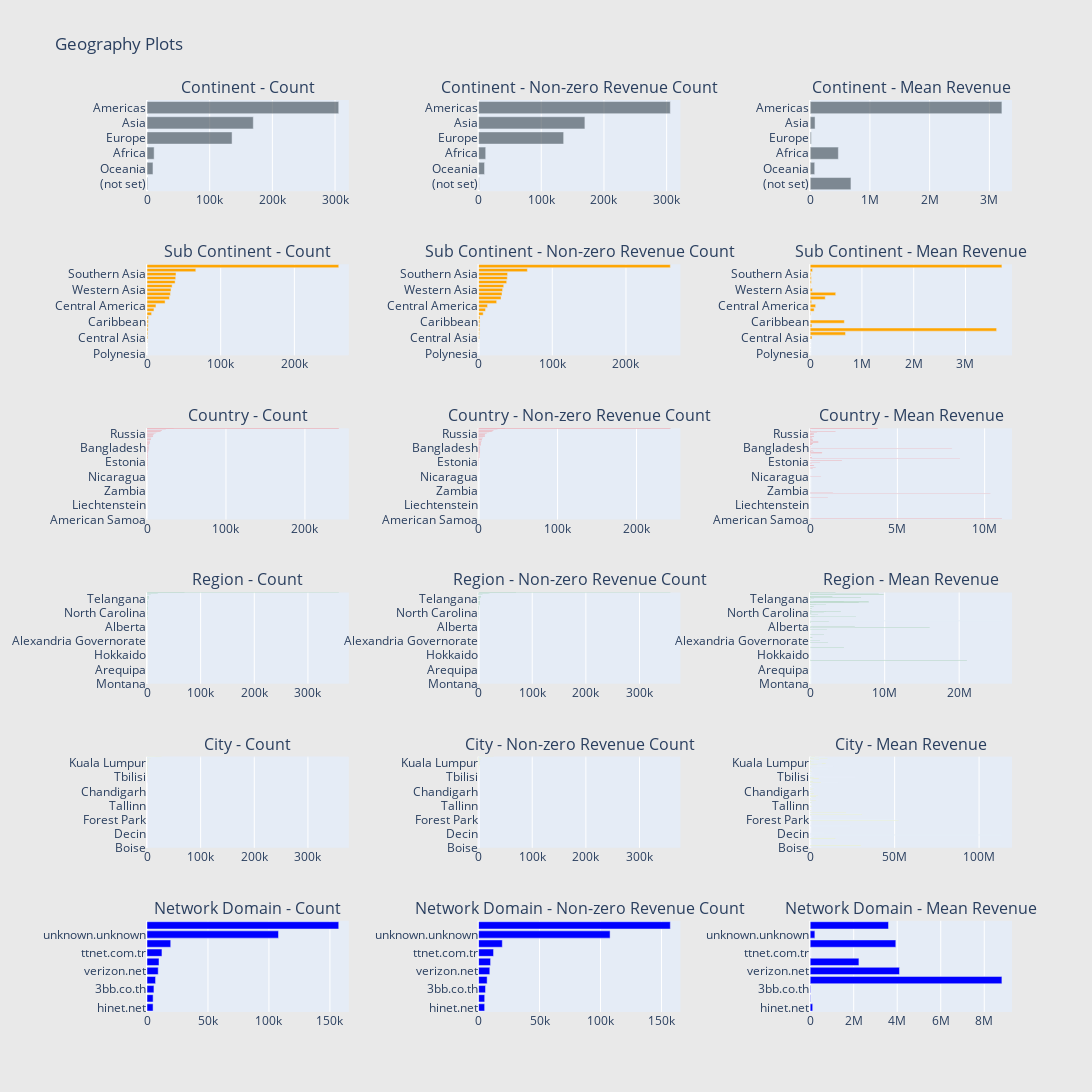

The notebook cell saved with this chart:
### Code cell
# Continent
cnt_srs = df.groupby('geoNetwork_continent')['totals_transactionRevenue'].agg(['size', 'count', 'mean'])
cnt_srs.columns = ["count", "count of non-zero revenue", "mean"]
cnt_srs = cnt_srs.sort_values(by="count", ascending=False)
trace1 = horizontal_bar_chart(cnt_srs["count"].head(10), 'rgba(58, 71, 80, 0.6)')
trace2 = horizontal_bar_chart(cnt_srs["count of non-zero revenue"].head(10), 'rgba(58, 71, 80, 0.6)')
trace3 = horizontal_bar_chart(cnt_srs["mean"].head(10), 'rgba(58, 71, 80, 0.6)')

# Sub-continent
cnt_srs = df.groupby('geoNetwork_subContinent')['totals_transactionRevenue'].agg(['size', 'count', 'mean'])
cnt_srs.columns = ["count", "count of non-zero revenue", "mean"]
cnt_srs = cnt_srs.sort_values(by="count", ascending=False)
trace4 = horizontal_bar_chart(cnt_srs["count"], 'orange')
trace5 = horizontal_bar_chart(cnt_srs["count of non-zero revenue"], 'orange')
trace6 = horizontal_bar_chart(cnt_srs["mean"], 'orange')

# Country
cnt_srs = df.groupby('geoNetwork_country')['totals_transactionRevenue'].agg(['size', 'count', 'mean'])
cnt_srs.columns = ["count", "count of non-zero revenue", "mean"]
cnt_srs = cnt_srs.sort_values(by="count", ascending=False)
trace7 = horizontal_bar_chart(cnt_srs["count"], 'red')
trace8 = horizontal_bar_chart(cnt_srs["count of non-zero revenue"], 'red')
trace9 = horizontal_bar_chart(cnt_srs["mean"], 'red')

# Region
cnt_srs = df.groupby('geoNetwork_region')['totals_transactionRevenue'].agg(['size', 'count', 'mean'])
cnt_srs.columns = ["count", "count of non-zero revenue", "mean"]
cnt_srs = cnt_srs.sort_values(by="count", ascending=False)
trace10 = horizontal_bar_chart(cnt_srs["count"], 'green')
trace11 = horizontal_bar_chart(cnt_srs["count of non-zero revenue"], 'green')
trace12 = horizontal_bar_chart(cnt_srs["mean"], 'green')

# City
cnt_srs = df.groupby('geoNetwork_city')['totals_transactionRevenue'].agg(['size', 'count', 'mean'])
cnt_srs.columns = ["count", "count of non-zero revenue", "mean"]
cnt_srs = cnt_srs.sort_values(by="count", ascending=False)
trace13 = horizontal_bar_chart(cnt_srs["count"], 'yellow')
trace14 = horizontal_bar_chart(cnt_srs["count of non-zero revenue"], 'yellow')
trace15 = horizontal_bar_chart(cnt_srs["mean"], 'yellow')

# Network domain
cnt_srs = df.groupby('geoNetwork_networkDomain')['totals_transactionRevenue'].agg(['size', 'count', 'mean'])
cnt_srs.columns = ["count", "count of non-zero revenue", "mean"]
cnt_srs = cnt_srs.sort_values(by="count", ascending=False)
trace16 = horizontal_bar_chart(cnt_srs["count"].head(10), 'blue')
trace17= horizontal_bar_chart(cnt_srs["count of non-zero revenue"].head(10), 'blue')
trace18 = horizontal_bar_chart(cnt_srs["mean"].head(10), 'blue')

# Creating two subplots
fig = tools.make_subplots(rows=6, cols=3, vertical_spacing=0.08, horizontal_spacing=0.15, 
                          subplot_titles=["Continent - Count", "Continent - Non-zero Revenue Count", "Continent - Mean Revenue",
                                          "Sub Continent - Count",  "Sub Continent - Non-zero Revenue Count", "Sub Continent - Mean Revenue",
                                          "Country - Count",  "Country - Non-zero Revenue Count", "Country - Mean Revenue",
                                          "Region - Count",  "Region - Non-zero Revenue Count", "Region - Mean Revenue",
                                          "City - Count",  "City - Non-zero Revenue Count", "City - Mean Revenue",
                                          "Network Domain - Count", "Network Domain - Non-zero Revenue Count", "Network Domain - Mean Revenue"])

fig.append_trace(trace1, 1, 1)
fig.append_trace(trace2, 1, 2)
fig.append_trace(trace3, 1, 3)
fig.append_trace(trace4, 2, 1)
fig.append_trace(trace5, 2, 2)
fig.append_trace(trace6, 2, 3)
fig.append_trace(trace7, 3, 1)
fig.append_trace(trace8, 3, 2)
fig.append_trace(trace9, 3, 3)
fig.append_trace(trace10, 4, 1)
fig.append_trace(trace11, 4, 2)
fig.append_trace(trace12, 4, 3)
fig.append_trace(trace13, 5, 1)
fig.append_trace(trace14, 5, 2)
fig.append_trace(trace15, 5, 3)
fig.append_trace(trace16, 6, 1)
fig.append_trace(trace17, 6, 2)
fig.append_trace(trace18, 6, 3)

fig['layout'].update(height=1500, width=1200, paper_bgcolor='rgb(233,233,233)', title="Geography Plots")
iplot(fig, filename='geo-plots')

### Figure 1 — Plotly figure (JSON) as saved in the notebook; plotly's stock layout.template omitted (floating-point values rounded to 4 significant figures; data arrays with more than 128 entries replaced by an {"elided": "..."} marker saying what was removed)
{"data": [{"marker": {"color": "rgba(58, 71, 80, 0.6)"}, "orientation": "h", "showlegend": false, "type": "bar", "x": [1108, 9528, 11380, 135716, 169597, 305881], "xaxis": "x", "y": ["(not set)", "Oceania", "Africa", "Europe", "Asia", "Americas"], "yaxis": "y"}, {"marker": {"color": "rgba(58, 71, 80, 0.6)"}, "orientation": "h", "showlegend": false, "type": "bar", "x": [1108, 9528, 11380, 135716, 169597, 305881], "xaxis": "x2", "y": ["(not set)", "Oceania", "Africa", "Europe", "Asia", "Americas"], "yaxis": "y2"}, {"marker": {"color": "rgba(58, 71, 80, 0.6)"}, "orientation": "h", "showlegend": false, "type": "bar", "x": [682800.0, 75770.0, 472000.0, 19820.0, 81820.0, 3210000.0], "xaxis": "x3", "y": ["(not set)", "Oceania", "Africa", "Europe", "Asia", "Americas"], "yaxis": "y3"}, {"marker": {"color": "orange"}, "orientation": "h", "showlegend": false, "type": "bar", "x": [15, 33, 61, 300, 1011, 1108, 1463, 1556, 1757, 1821, 6240, 9419, 12143, 24540, 30477, 31790, 32550, 34081, 38136, 38959, 39346, 66213, 260191], "xaxis": "x4", "y": ["Polynesia", "Micronesian Region", "Melanesia", "Middle Africa", "Central Asia", "(not set)", "Eastern Africa", "Southern Africa", "Caribbean", "Western Africa", "Northern Africa", "Australasia", "Central America", "Southern Europe", "Eastern Asia", "South America", "Western Asia", "Eastern Europe", "Northern Europe", "Western Europe", "Southern Asia", "Southeast Asia", "Northern America"], "yaxis": "y4"}, {"marker": {"color": "orange"}, "orientation": "h", "showlegend": false, "type": "bar", "x": [15, 33, 61, 300, 1011, 1108, 1463, 1556, 1757, 1821, 6240, 9419, 12143, 24540, 30477, 31790, 32550, 34081, 38136, 38959, 39346, 66213, 260191], "xaxis": "x5", "y": ["Polynesia", "Micronesian Region", "Melanesia", "Middle Africa", "Central Asia", "(not set)", "Eastern Africa", "Southern Africa", "Caribbean", "Western Africa", "Northern Africa", "Australasia", "Central America", "Southern Europe", "Eastern Asia", "South America", "Western Asia", "Eastern Europe", "Northern Europe", "Western Europe", "Southern Asia", "Southeast Asia", "Northern America"], "yaxis": "y5"}, {"marker": {"color": "orange"}, "orientation": "h", "showlegend": false, "type": "bar", "x": [0, 0, 0, 0, 34600.0, 682800.0, 3601000.0, 33490.0, 660000.0, 0, 8167.0, 76650.0, 105500.0, 27860.0, 290900.0, 493100.0, 40210.0, 7475.0, 22450.0, 22980.0, 17520.0, 44940.0, 3704000.0], "xaxis": "x6", "y": ["Polynesia", "Micronesian Region", "Melanesia", "Middle Africa", "Central Asia", "(not set)", "Eastern Africa", "Southern Africa", "Caribbean", "Western Africa", "Northern Africa", "Australasia", "Central America", "Southern Europe", "Eastern Asia", "South America", "Western Asia", "Eastern Europe", "Northern Europe", "Western Europe", "Southern Asia", "Southeast Asia", "Northern America"], "yaxis": "y6"}, {"marker": {"color": "red"}, "orientation": "h", "showlegend": false, "type": "bar", "x": {"elided": "217 int values"}, "xaxis": "x7", "y": {"elided": "217 str values"}, "yaxis": "y7"}, {"marker": {"color": "red"}, "orientation": "h", "showlegend": false, "type": "bar", "x": {"elided": "217 int values"}, "xaxis": "x8", "y": {"elided": "217 str values"}, "yaxis": "y8"}, {"marker": {"color": "red"}, "orientation": "h", "showlegend": false, "type": "bar", "x": {"elided": "217 float values"}, "xaxis": "x9", "y": {"elided": "217 str values"}, "yaxis": "y9"}, {"marker": {"color": "green"}, "orientation": "h", "showlegend": false, "type": "bar", "x": {"elided": "347 int values"}, "xaxis": "x10", "y": {"elided": "347 str values"}, "yaxis": "y10"}, {"marker": {"color": "green"}, "orientation": "h", "showlegend": false, "type": "bar", "x": {"elided": "347 int values"}, "xaxis": "x11", "y": {"elided": "347 str values"}, "yaxis": "y11"}, {"marker": {"color": "green"}, "orientation": "h", "showlegend": false, "type": "bar", "x": {"elided": "347 float values"}, "xaxis": "x12", "y": {"elided": "347 str values"}, "yaxis": "y12"}, {"marker": {"color": "yellow"}, "orientation": "h", "showlegend": false, "type": "bar", "x": {"elided": "563 int values"}, "xaxis": "x13", "y": {"elided": "563 str values"}, "yaxis": "y13"}, {"marker": {"color": "yellow"}, "orientation": "h", "showlegend": false, "type": "bar", "x": {"elided": "563 int values"}, "xaxis": "x14", "y": {"elided": "563 str values"}, "yaxis": "y14"}, {"marker": {"color": "yellow"}, "orientation": "h", "showlegend": false, "type": "bar", "x": {"elided": "563 float values"}, "xaxis": "x15", "y": {"elided": "563 str values"}, "yaxis": "y15"}, {"marker": {"color": "blue"}, "orientation": "h", "showlegend": false, "type": "bar", "x": [4976, 5010, 5693, 7022, 9198, 9839, 12272, 19460, 107845, 157245], "xaxis": "x16", "y": ["hinet.net", "prod-infinitum.com.mx", "3bb.co.th", "comcastbusiness.net", "verizon.net", "rr.com", "ttnet.com.tr", "comcast.net", "unknown.unknown", "(not set)"], "yaxis": "y16"}, {"marker": {"color": "blue"}, "orientation": "h", "showlegend": false, "type": "bar", "x": [4976, 5010, 5693, 7022, 9198, 9839, 12272, 19460, 107845, 157245], "xaxis": "x17", "y": ["hinet.net", "prod-infinitum.com.mx", "3bb.co.th", "comcastbusiness.net", "verizon.net", "rr.com", "ttnet.com.tr", "comcast.net", "unknown.unknown", "(not set)"], "yaxis": "y17"}, {"marker": {"color": "blue"}, "orientation": "h", "showlegend": false, "type": "bar", "x": [115800.0, 20240.0, 24700.0, 8810000.0, 4105000.0, 2240000.0, 1423.0, 3936000.0, 215800.0, 3600000.0], "xaxis": "x18", "y": ["hinet.net", "prod-infinitum.com.mx", "3bb.co.th", "comcastbusiness.net", "verizon.net", "rr.com", "ttnet.com.tr", "comcast.net", "unknown.unknown", "(not set)"], "yaxis": "y18"}], "layout": {"annotations": [{"font": {"size": 16}, "showarrow": false, "text": "Continent - Count", "x": 0.1167, "xanchor": "center", "xref": "paper", "y": 1.0, "yanchor": "bottom", "yref": "paper"}, {"font": {"size": 16}, "showarrow": false, "text": "Continent - Non-zero Revenue Count", "x": 0.5, "xanchor": "center", "xref": "paper", "y": 1.0, "yanchor": "bottom", "yref": "paper"}, {"font": {"size": 16}, "showarrow": false, "text": "Continent - Mean Revenue", "x": 0.8833, "xanchor": "center", "xref": "paper", "y": 1.0, "yanchor": "bottom", "yref": "paper"}, {"font": {"size": 16}, "showarrow": false, "text": "Sub Continent - Count", "x": 0.1167, "xanchor": "center", "xref": "paper", "y": 0.82, "yanchor": "bottom", "yref": "paper"}, {"font": {"size": 16}, "showarrow": false, "text": "Sub Continent - Non-zero Revenue Count", "x": 0.5, "xanchor": "center", "xref": "paper", "y": 0.82, "yanchor": "bottom", "yref": "paper"}, {"font": {"size": 16}, "showarrow": false, "text": "Sub Continent - Mean Revenue", "x": 0.8833, "xanchor": "center", "xref": "paper", "y": 0.82, "yanchor": "bottom", "yref": "paper"}, {"font": {"size": 16}, "showarrow": false, "text": "Country - Count", "x": 0.1167, "xanchor": "center", "xref": "paper", "y": 0.64, "yanchor": "bottom", "yref": "paper"}, {"font": {"size": 16}, "showarrow": false, "text": "Country - Non-zero Revenue Count", "x": 0.5, "xanchor": "center", "xref": "paper", "y": 0.64, "yanchor": "bottom", "yref": "paper"}, {"font": {"size": 16}, "showarrow": false, "text": "Country - Mean Revenue", "x": 0.8833, "xanchor": "center", "xref": "paper", "y": 0.64, "yanchor": "bottom", "yref": "paper"}, {"font": {"size": 16}, "showarrow": false, "text": "Region - Count", "x": 0.1167, "xanchor": "center", "xref": "paper", "y": 0.46, "yanchor": "bottom", "yref": "paper"}, {"font": {"size": 16}, "showarrow": false, "text": "Region - Non-zero Revenue Count", "x": 0.5, "xanchor": "center", "xref": "paper", "y": 0.46, "yanchor": "bottom", "yref": "paper"}, {"font": {"size": 16}, "showarrow": false, "text": "Region - Mean Revenue", "x": 0.8833, "xanchor": "center", "xref": "paper", "y": 0.46, "yanchor": "bottom", "yref": "paper"}, {"font": {"size": 16}, "showarrow": false, "text": "City - Count", "x": 0.1167, "xanchor": "center", "xref": "paper", "y": 0.28, "yanchor": "bottom", "yref": "paper"}, {"font": {"size": 16}, "showarrow": false, "text": "City - Non-zero Revenue Count", "x": 0.5, "xanchor": "center", "xref": "paper", "y": 0.28, "yanchor": "bottom", "yref": "paper"}, {"font": {"size": 16}, "showarrow": false, "text": "City - Mean Revenue", "x": 0.8833, "xanchor": "center", "xref": "paper", "y": 0.28, "yanchor": "bottom", "yref": "paper"}, {"font": {"size": 16}, "showarrow": false, "text": "Network Domain - Count", "x": 0.1167, "xanchor": "center", "xref": "paper", "y": 0.1, "yanchor": "bottom", "yref": "paper"}, {"font": {"size": 16}, "showarrow": false, "text": "Network Domain - Non-zero Revenue Count", "x": 0.5, "xanchor": "center", "xref": "paper", "y": 0.1, "yanchor": "bottom", "yref": "paper"}, {"font": {"size": 16}, "showarrow": false, "text": "Network Domain - Mean Revenue", "x": 0.8833, "xanchor": "center", "xref": "paper", "y": 0.1, "yanchor": "bottom", "yref": "paper"}], "height": 1500, "paper_bgcolor": "rgb(233,233,233)", "title": {"text": "Geography Plots"}, "width": 1200, "xaxis": {"anchor": "y", "domain": [0, 0.2333]}, "xaxis10": {"anchor": "y10", "domain": [0, 0.2333]}, "xaxis11": {"anchor": "y11", "domain": [0.3833, 0.6167]}, "xaxis12": {"anchor": "y12", "domain": [0.7667, 1.0]}, "xaxis13": {"anchor": "y13", "domain": [0, 0.2333]}, "xaxis14": {"anchor": "y14", "domain": [0.3833, 0.6167]}, "xaxis15": {"anchor": "y15", "domain": [0.7667, 1.0]}, "xaxis16": {"anchor": "y16", "domain": [0, 0.2333]}, "xaxis17": {"anchor": "y17", "domain": [0.3833, 0.6167]}, "xaxis18": {"anchor": "y18", "domain": [0.7667, 1.0]}, "xaxis2": {"anchor": "y2", "domain": [0.3833, 0.6167]}, "xaxis3": {"anchor": "y3", "domain": [0.7667, 1.0]}, "xaxis4": {"anchor": "y4", "domain": [0, 0.2333]}, "xaxis5": {"anchor": "y5", "domain": [0.3833, 0.6167]}, "xaxis6": {"anchor": "y6", "domain": [0.7667, 1.0]}, "xaxis7": {"anchor": "y7", "domain": [0, 0.2333]}, "xaxis8": {"anchor": "y8", "domain": [0.3833, 0.6167]}, "xaxis9": {"anchor": "y9", "domain": [0.7667, 1.0]}, "yaxis": {"anchor": "x", "domain": [0.9, 1.0]}, "yaxis10": {"anchor": "x10", "domain": [0.36, 0.46]}, "yaxis11": {"anchor": "x11", "domain": [0.36, 0.46]}, "yaxis12": {"anchor": "x12", "domain": [0.36, 0.46]}, "yaxis13": {"anchor": "x13", "domain": [0.18, 0.28]}, "yaxis14": {"anchor": "x14", "domain": [0.18, 0.28]}, "yaxis15": {"anchor": "x15", "domain": [0.18, 0.28]}, "yaxis16": {"anchor": "x16", "domain": [0, 0.1]}, "yaxis17": {"anchor": "x17", "domain": [0, 0.1]}, "yaxis18": {"anchor": "x18", "domain": [0, 0.1]}, "yaxis2": {"anchor": "x2", "domain": [0.9, 1.0]}, "yaxis3": {"anchor": "x3", "domain": [0.9, 1.0]}, "yaxis4": {"anchor": "x4", "domain": [0.72, 0.82]}, "yaxis5": {"anchor": "x5", "domain": [0.72, 0.82]}, "yaxis6": {"anchor": "x6", "domain": [0.72, 0.82]}, "yaxis7": {"anchor": "x7", "domain": [0.54, 0.64]}, "yaxis8": {"anchor": "x8", "domain": [0.54, 0.64]}, "yaxis9": {"anchor": "x9", "domain": [0.54, 0.64]}}}
